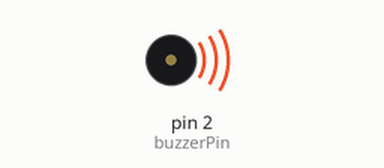
This sketch was run on a simulated Arduino Uno, built with avr-gcc and run on an emulated ATmega328P. Parts: buzzer (waves = sounding).

Above: at 0.1 s.
At 1.3 s:
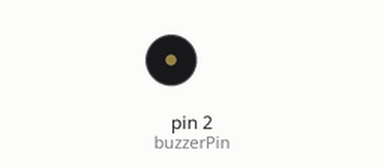
Timing chart, 0 to 2.8 s (numbered marks = the images above):
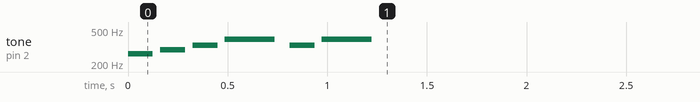

The sketch:

9_making_music.ino
```cpp
// (licence header left out)
// define note pitches
#define NOTE_C4 262
#define NOTE_D4 294
#define NOTE_E4 330
#define NOTE_G4 392

// array holding the melody sequence
int melody[] = { NOTE_C4, NOTE_D4, NOTE_E4, NOTE_G4, NOTE_E4, NOTE_G4 };

// array holding the note durations for the melody sequence
int noteDurations[] = { 8, 8, 8, 4, 8, 4 };

// buzzer connected to pin 2
const int buzzerPin = 2;

void setup() {
  // iterate over the notes in the melody array using a for loop
  for (int thisNote = 0; thisNote < 6; thisNote++) {

    // calcluate note duration in milliseconds
    int noteDuration = 1000/noteDurations[thisNote];

    // play the tone
    tone(buzzerPin, melody[thisNote], noteDuration);

    // add a delay between notes relative to note duration
    delay(noteDuration * 1.30);

    // stop playing the tone
    noTone(buzzerPin);
  }
}

void loop() {
  // don't repeat the melody
}
```
